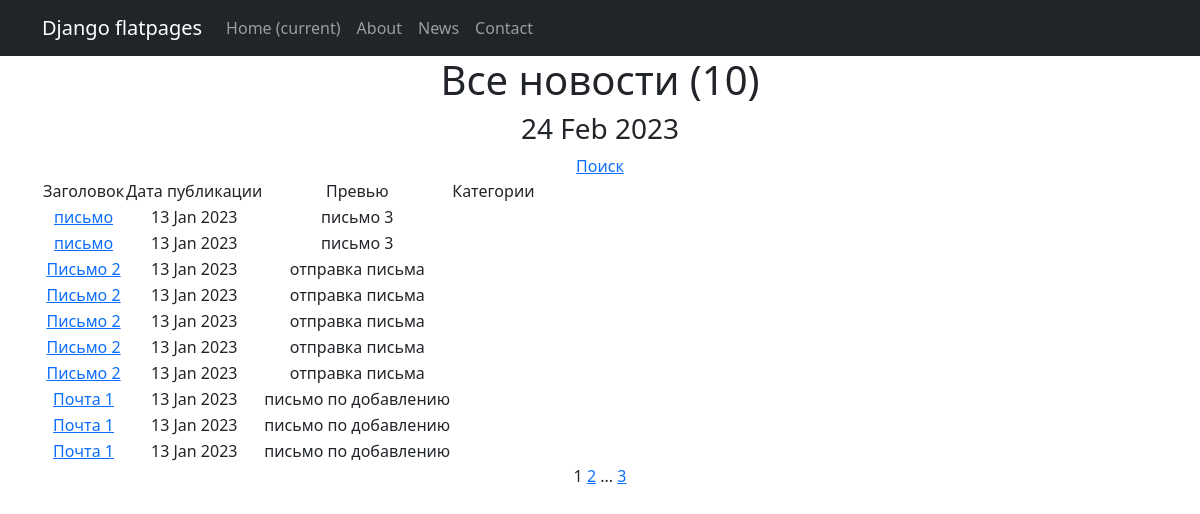
The app's page /newspaper/, older data.
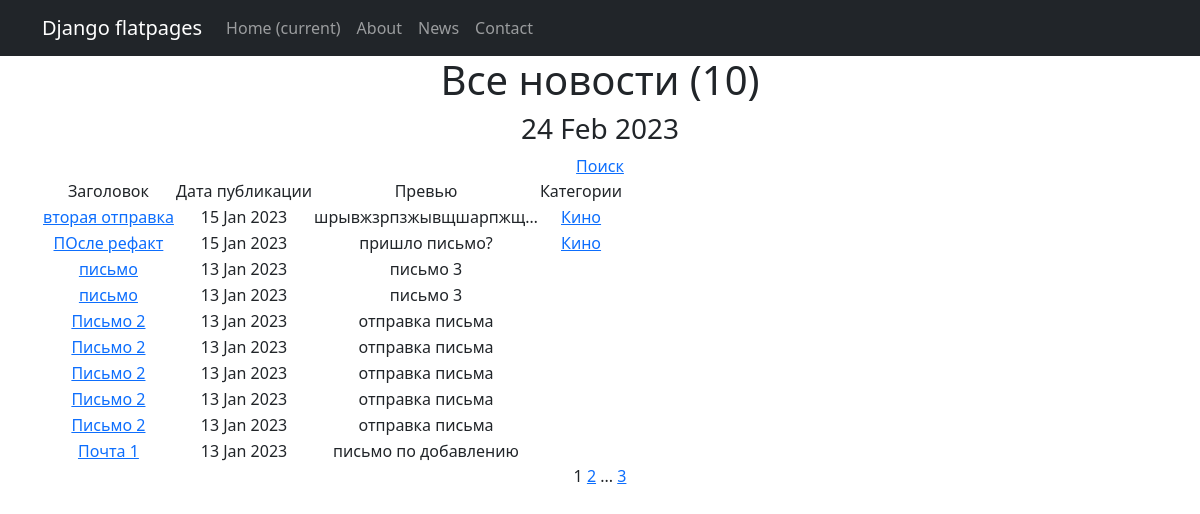
The same page, newer data.
### news_app/models.py (models this page shows, shortened)
class Post(models.Model):
    date_time_in = models.DateTimeField(auto_now_add=True)
    is_news = models.BooleanField(default=True)  # True - новость, False - статья
    title = models.CharField(max_length=255)
    text = models.TextField()
    rating = models.IntegerField(default=0)
    author = models.ForeignKey('Author', on_delete=models.CASCADE)
    category = models.ManyToManyField('Category', through='PostCategory')

class Category(models.Model):
    name = models.CharField(max_length=255, unique=True)
    subscribers = models.ManyToManyField(User, through='SubscribersCategory', related_name='categories' )
    def __str__(self):
        return self.name

### news_app/views.py (the view)
# urls.py: path('', cache_page(60*1)(PostList.as_view()), name='news_list'),
class PostList(ListView):
    model = Post
    ordering = '-date_time_in'
    template_name = 'news_list.html'
    context_object_name = 'news_list'
    paginate_by = 10
    def get_queryset(self):
        queryset = super().get_queryset()
        self.filterset = PostFilter(self.request.GET, queryset)
        return self.filterset.qs
    def get_context_data(self, **kwargs):
        context = super().get_context_data(**kwargs)
        context['filterset'] = self.filterset
        return context

### news_app/templatetags/custom_filters.py (called while the page is built)
@register.filter()
def censor(value):
   try:
      if not isinstance(value, str):
         raise CensorException("Error: is not a text")
      for word in CENSORED_WORDS:
         if word in value:
            value = value.replace(word, word[:1]+"***")
         if word.capitalize() in value:
            value = value.replace(word.capitalize(), word.capitalize()[:1]+"***")
      return value
   except CensorException as e:
      print (e)

### news_app/templatetags/custom_tags.py (called while the page is built)
@register.simple_tag()
def current_time(format_string='%b %d %Y'):
   return datetime.utcnow().strftime(format_string)

@register.simple_tag(takes_context=True)
def url_replace(context, **kwargs):
   d = context['request'].GET.copy()
   for k, v in kwargs.items():
       d[k] = v
   return d.urlencode()

### templates/news_list.html (shortened to what this page needs)
{% extends 'flatpages/default.html' %}
{% load custom_filters %}
{% load custom_tags %}
{% block content %}
   <h1>Все новости ({{ news_list | length }})</h1>
    <h3>{% current_time '%d %b %Y' %}</h3>
    <div align="center"><a href="search">Поиск</a></div>
   {% if news_list %}
       <table>
           <tr>
               <td>Заголовок</td>
               <td>Дата публикации</td>
               <td>Превью</td>
               <td>Категории</td>
           </tr>
           {% for news in news_list %}
           <tr>
               <td><a href="{{ news.id }}">{{ news.title|censor }}</a></td>
               <td>{{ news.date_time_in | date:'d M Y' }}</td>
               <td>{{ news.text | truncatechars:20 }}</td>
                <td>
                   {% for category in news.category.all %}
                    <a href="{% url 'category_list' category.id %}">{{ category }}</a>
                   {% endfor %}
               </td>
           </tr>
           {% endfor %}
       </table>
   {% else %}
       <h2>Новостей нет!</h2>
   {% endif %}
   {{ page_obj.number }}
   {% if page_obj.has_next %}
       <a href="?{% url_replace page=page_obj.next_page_number %}">{{ page_obj.next_page_number }}</a>
       {% if paginator.num_pages != page_obj.next_page_number %}
           ...
           <a href="?{% url_replace page=page_obj.paginator.num_pages %}">{{ page_obj.paginator.num_pages }}</a>
       {% endif %}
   {% endif %}
{% endblock content %}

Row changes from the older to the newer data that the page shows:
no longer on this page (row unchanged): Post: title|censor "Почта 1", date_time_in "13 Jan 2023", text "письмо по добавлению"
no longer on this page (row unchanged): Post: title|censor "Почта 1", date_time_in "13 Jan 2023", text "письмо по добавлению"
added Post: title|censor "вторая отправка", date_time_in "15 Jan 2023", text "шрывжзрпзжывщшарпжщ…"
now on this page (row unchanged): Category: name "Кино"
added Post: title|censor "ПОсле рефакт", date_time_in "15 Jan 2023", text "пришло письмо?"
